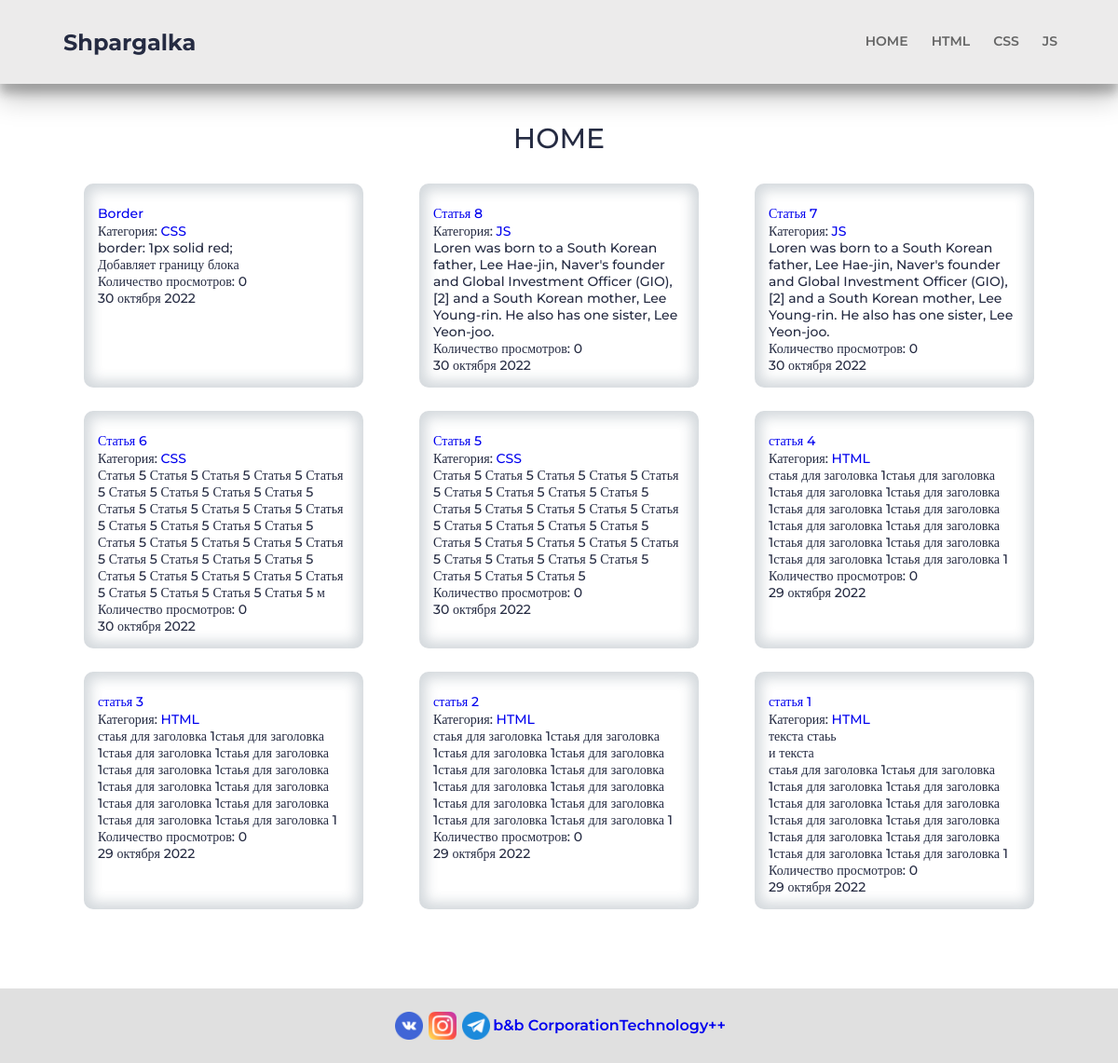
The app's page /, older data.
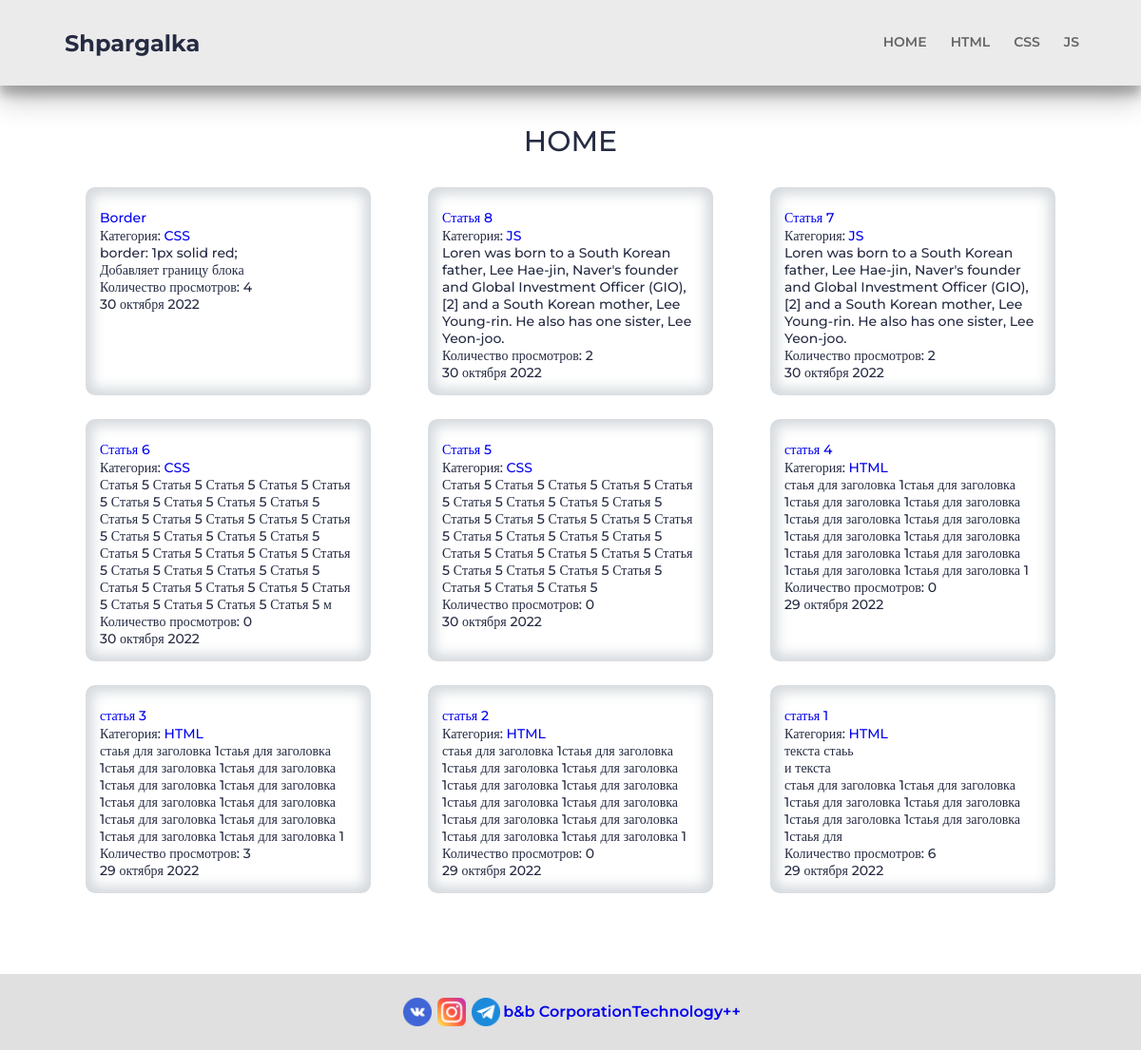
The same page, newer data.
### blog/models.py (models this page shows, shortened)
class Category(models.Model):
    title = models.CharField(max_length=255, verbose_name='Наименование категории')
    slug = models.SlugField(max_length=255, verbose_name='url категории', unique=True) # для урла. уникален
    def __str__(self):
        return self.title
    def get_absolute_url(self):
        return reverse('category', kwargs={"slug": self.slug}) # для ссылок
    class Meta:
        verbose_name = 'Категория'  # ед число
        verbose_name_plural = 'Категории'  # мн число
        ordering = ['id']  # sort

class Post(models.Model):
    title = models.CharField(max_length=255, verbose_name='Наименование')
    slug = models.SlugField(max_length=255, verbose_name='url', unique=True)  # для урла. уникален
    content = models.TextField(blank=True, verbose_name='Статья')
    mini_content = models.TextField(blank=True, verbose_name='Статья для заголовка')
    created_at = models.DateTimeField(auto_now_add=True, verbose_name='Дата публикации')
    is_published = models.BooleanField(default=True, verbose_name='Опубликовано')
    pfoto = models.ImageField(upload_to='photos/%Y/%m/%d/', blank=True, verbose_name='медиа')
    views = models.IntegerField(default=0, verbose_name='Количестко просмотров')
    category = models.ForeignKey(Category, on_delete=models.PROTECT, related_name='posts')
    tags = models.ManyToManyField(Tag, blank=True,related_name='posts')
    def get_absolute_url(self):
        return reverse('post', kwargs={"slug": self.slug}) # для ссылок
    class Meta:
        verbose_name = 'Статья'  # ед число
        verbose_name_plural = 'Статьи'  # мн число
        ordering = ['-created_at']  # sort

### blog/views.py (the view)
# urls.py: path('', Home.as_view(), name='home'),
class Home(ListView):
    model = Post
    template_name = 'blog/index.html'
    context_object_name = 'posts'
    paginate_by = 20 # пагинация
    def get_context_data(self, *, object_list=None, **kwargs):
        context = super().get_context_data(**kwargs)
        context['title'] = 'HOME'
        return context

### blog/templatetags/menu.py (called while the page is built)
@register.inclusion_tag('blog/menu_tpl.html')
def show_menu(menu_class='menu'):
    categories = Category.objects.all()
    return {"categories": categories, "menu_class": menu_class}

### blog/templates/blog/index.html (shortened to what this page needs)
{% extends 'base.html' %}
{% load static %}
{% block content %}
{% for post in posts %}
<div class="content-block">
    <div class="content-block__src">
        <div class="content-block__image">
        </div>
        <div class="content-block__title">
            <a href="" class="title__link">
                <h3><a href="{{ post.get_absolute_url }}">{{post.title}}</a></h3>
            </a>
        </div>
        <p>Категория: <a href="{{ post.category.get_absolute_url }}">{{ post.category }}</a></p>
        <div class="content-block__text">{{post.mini_content|safe}}</div>
        <h4>Количество просмотров: {{ post.views }}</h4>
        <h4>{{post.created_at|date:"j E Y"}}</h4>
    </div>
</div>
{% endfor %}
{% endblock %}

### templates/base.html (shortened to what this page needs)
{% load static %}
{% load cache %}
<!DOCTYPE html>
<head>
    <link rel="stylesheet" href="{% static 'css/styles.css' %}">
</head>
<body>
<div class="wrapper">
    {% include 'inc/_header.html' %}
    <main class="page">
        <section class="main__container _container">
            <div class="main__block _block">
                <div class="block__title _title">
                    <h2>{{ title }}</h2>
                </div>
                <div class="main__block-content">
                    {% block content %}
                    {% endblock %}
                </div>
            </div>
</div>
<footer class="footer">
    <section class="footer__container _container">
        <div class="footer__content">
            <div class="footer__logos">
                <div class="footer__logoVK">
                    <img src="/img/logos/logoVK.png" alt="" class="">
                </div>
                <div class="footer__logoInst">
                    <img src="/img/logos/logoInst.png" alt="" class="">
                </div>
                <div class="footer__logoTele">
                    <img src="/img/logos/logoTele.png" alt="">
                </div>
            </div>
            <div class="footer__title">
                <a href="##">b&b CorporationTechnology++</a>
            </div>
        </div>
    </section>
</footer>
</body>
</html>

### templates/inc/_header.html
{% load menu %}
<header class="header">
    <div class="header__container _container">
        <a href="{% url 'home' %}" class="header__logo">Shpargalka</a>
        {% show_menu %}
    </div>
</header>

### blog/templates/blog/menu_tpl.html
<nav class="header__menu _menu {{ menu_class }}">
    <ul class="menu__list">
        <li class="menu__item">
            <a href="{% url 'home' %}" class="menu__link">HOME</a>
        </li>
        {% for item in categories %}
        <li class="menu__item">
            <a href="{{ item.get_absolute_url }}" class="menu__link">{{ item.title }}</a>
        </li>
        {% endfor %}
    </ul>
</nav>

### fehelp/static/css/styles.css (style rules this page uses)
*, *::before, *::after { padding: 0; margin: 0; border: 0; box-sizing: border-box; }
a { text-decoration: none; }
ul, ol, li { list-style: none; }
img { vertical-align: top; }
h1, h2, h3, h4, h5, h6 { font-weight: inherit; font-size: inherit; }
html, body { font-family: 'Montserrat'; color: #252B42; font-size: 14px; font-weight: 500; height: 100%; }
.wrapper { min-height: 100%; overflow: hidden; display: flex; flex-direction: column; }
.page { flex: 1 1 auto; }
.footer { background-color: #e0e0e0; }
._container { max-width: 1080px; margin: 0px auto; box-sizing: content-box; }
.header { position: relative; width: 100%; left: 0; top: 0; z-index: 50; background-color: #ecebeb; box-shadow: 0 14px 28px rgba(0, 0, 0, 0.25), 0 10px 10px rgba(0, 0, 0, 0.22); }
.header__container { display: flex; min-height: 90px; align-items: center; justify-content: space-between; }
.header__logo { padding: 0 8px; font-size: 24px; font-weight: 700; color: inherit; }
._menu { padding: 0 5px; }
.menu__list { display: flex; flex-wrap: wrap; }
.menu__item:not(:last-child) { margin: 0px 25px 0px 0px; }
.menu__link { font-weight: 600; color: #656565; line-height: 171%; }
.main__container { padding: 40px; }
.block__title { text-align: center; }
._title { font-size: 30px; }
.main__block-content { margin: 25px; display: flex; flex-wrap: wrap; flex-direction: row; justify-content: space-between; }
.content-block { border-radius:10px; flex: 0 0 auto; width: 300px; height: auto; margin: 5px 5px 20px 5px; display: flex; padding: 0px 15px 15px 15px ; -webkit-box-shadow: 0px 0px 14px 7px rgba(34, 60, 80, 0.2) inset; -moz-box-shadow: 0px 0px 14px 7px rgba(34, 60, 80, 0.2) inset; box-shadow: 0px 0px 14px 7px rgba(34, 60, 80, 0.2) inset; }
.title__link { font-size: 20px; color: inherit; }
.footer__container { height: 80px; }
.footer__content { display: flex; align-items: center; justify-content: center; }
.footer__logos { display: flex; }
.footer__logos img { width: 30px; margin: 25px 3px; }
.footer__title { font-weight: 600; color: #656565; line-height: 171%; font-size: 16px; }

Row changes from the older to the newer data that the page shows:
changed Post "Border": views "0" → "4"
changed Post "Статья 8": views "0" → "2"
changed Post "Статья 7": views "0" → "2"
changed Post "статья 3": views "0" → "3"
changed Post "статья 1": mini_content "…для заголовка 1стаья для заголовка 1стаья для заголовка 1стаья для заголовка 1стаья для заголовка 1стаья для заголовка 1стаья для заголовка 1" → "текста стаьь и текста стаья для заголовка 1стаья для заголовка 1стаья для заголовка 1стаья для заголовка 1стаья для заголовка 1стаья для заголовка 1стаья для"; views "0" → "6"
